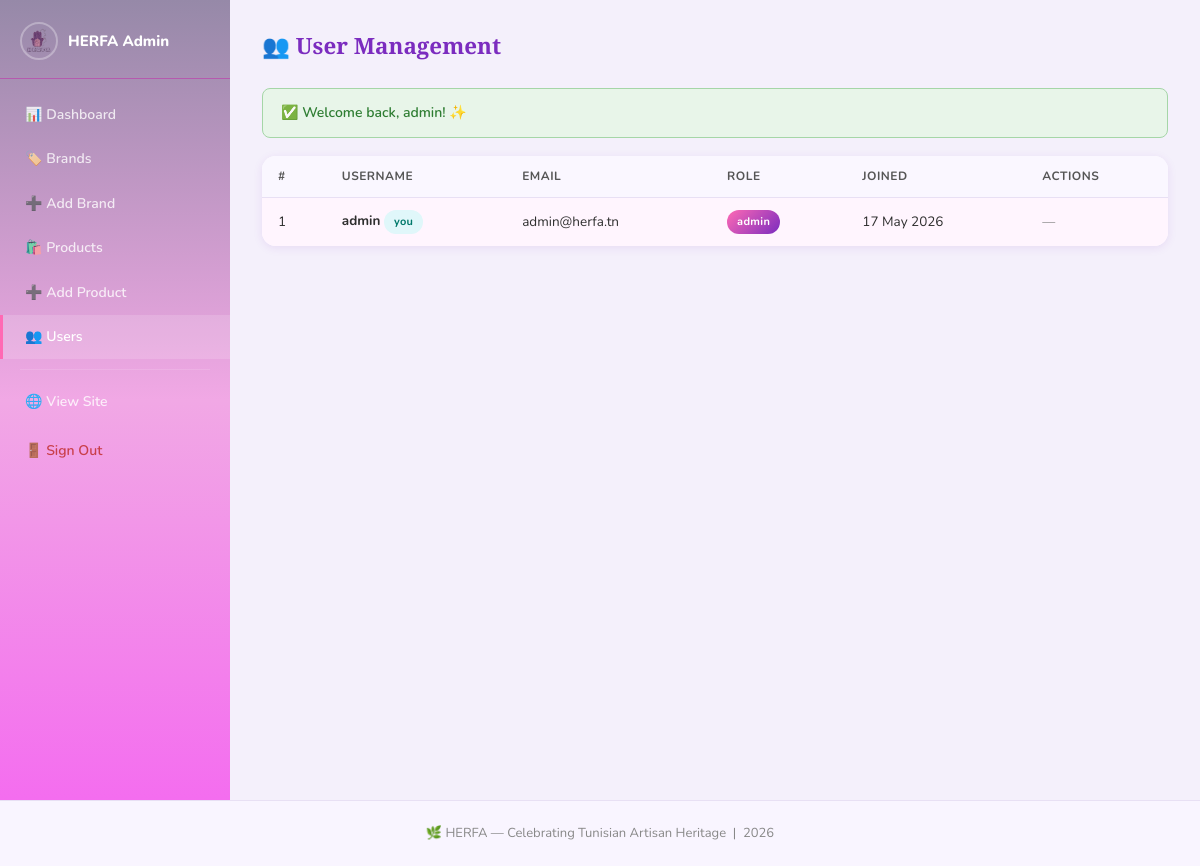
The page /admin/users.php (signed in) on the database its author committed.
### tables this page shows
CREATE TABLE IF NOT EXISTS users (
    id INT AUTO_INCREMENT PRIMARY KEY,
    username VARCHAR(60) NOT NULL UNIQUE,
    email VARCHAR(120) NOT NULL UNIQUE,
    password VARCHAR(255) NOT NULL,
    role ENUM('admin','user') DEFAULT 'user',
    created_at DATETIME DEFAULT CURRENT_TIMESTAMP
);

### includes/auth.php (called while the page is built, shortened)
<?php
function currentUser(): array {
    return [
        'id'       => $_SESSION['user_id']   ?? null,
        'username' => $_SESSION['username']  ?? '',
        'role'     => $_SESSION['role']      ?? 'user',
    ];
}
function flashGet(string $key): string {
    $msg = $_SESSION['flash'][$key] ?? '';
    return $msg;
}

### admin/users.php (the view, shortened to what this page needs)
<?php
require_once '../includes/auth.php';
$pdo   = getPDO();
$flash = flashGet('success');
$users = $pdo->query('SELECT * FROM users ORDER BY created_at DESC')->fetchAll();
include '../includes/header.php';
?>
<div class="admin-layout">
    <aside class="sidebar">
        <div class="sidebar-logo"><img src="../images/logo-removebg-preview.png" alt="HERFA"><span>HERFA Admin</span></div>
        <nav class="sidebar-nav">
            <a href="dashboard.php" class="slink">📊 Dashboard</a>
            <a href="brands.php" class="slink">🏷️ Brands</a>
            <a href="brand_add.php" class="slink">➕ Add Brand</a>
            <a href="products.php" class="slink">🛍️ Products</a>
            <a href="product_add.php" class="slink">➕ Add Product</a>
            <a href="users.php" class="slink active">👥 Users</a>
            <hr class="sidebar-hr">
            <a href="../index.php" class="slink">🌐 View Site</a>
            <a href="../logout.php" class="slink slink-logout">🚪 Sign Out</a>
        </nav>
    </aside>
    <main class="admin-main">
        <div class="admin-topbar"><h2>👥 User Management</h2></div>
        <?php if ($flash): ?><div class="alert alert-success">✅ <?= htmlspecialchars($flash) ?></div><?php endif; ?>
        <div class="admin-panel">
            <table class="admin-table">
                <thead><tr><th>#</th><th>Username</th><th>Email</th><th>Role</th><th>Joined</th><th>Actions</th></tr></thead>
                <tbody>
                <?php foreach ($users as $u): $isMe = $u['id'] == currentUser()['id']; ?>
                <tr <?= $isMe ? 'class="row-me"' : '' ?>>
                    <td><?= $u['id'] ?></td>
                    <td><strong><?= htmlspecialchars($u['username']) ?></strong> <?= $isMe ? '<span class="chip chip-you">you</span>' : '' ?></td>
                    <td><?= htmlspecialchars($u['email']) ?></td>
                    <td>
                        <span class="chip <?= $u['role'] === 'admin' ? 'chip-admin' : '' ?>">
                            <?= $u['role'] ?>
                        </span>
                    </td>
                    <td><?= date('d M Y', strtotime($u['created_at'])) ?></td>
                    <td>
                        <?php if (!$isMe): ?>
                        <form method="POST" style="display:inline">
                            <input type="hidden" name="toggle_role" value="1">
                            <input type="hidden" name="user_id" value="<?= $u['id'] ?>">
                            <button type="submit" class="btn-sm btn-edit">
                                <?= $u['role'] === 'admin' ? '⬇️ Make User' : '⬆️ Make Admin' ?>
                            </button>
                        </form>
                        <a href="users.php?delete=<?= $u['id'] ?>" class="btn-sm btn-del"
                           onclick="return confirm('Delete this user?')">🗑️ Delete</a>
                        <?php else: ?>
                        <span class="muted">—</span>
                        <?php endif; ?>
                    </td>
                </tr>
                <?php endforeach; ?>
                </tbody>
            </table>
        </div>
    </main>
</div>
<?php include '../includes/footer.php'; ?>

### style.css (style rules this page uses)
:root { --purple: #7b2cbf; --purple-lt: #9d4edd; --pink: #ff69b4; --pink-lt: #ffb3d9; --teal: #0d9488; --bg: #f9f5ff; --card-bg: #ffffff; --text: #2e2e2e; --muted: #888; --border: #e8e0f4; --shadow-sm: 0 2px 10px rgba(123,44,191,.10); --shadow-md: 0 6px 24px rgba(123,44,191,.15); --shadow-lg: 0 12px 40px rgba(123,44,191,.20); --radius: 14px; --radius-sm: 8px; }
*, *::before, *::after { box-sizing: border-box; margin: 0; padding: 0; }
body { font-family: 'Nunito', 'Segoe UI', sans-serif; background: var(--bg); color: var(--text); min-height: 100vh; line-height: 1.6; }
a { color: var(--purple); text-decoration: none; }
.alert { padding: 13px 18px; border-radius: var(--radius-sm); margin-bottom: 18px; font-size: 14px; font-weight: 600; }
.alert-success { background:#e8f5e9; color:#2e7d32; border:1px solid #a5d6a7; }
.admin-layout { display: grid; grid-template-columns: 230px 1fr; min-height: 100vh; }
.sidebar { background: linear-gradient(180deg, #9689a8 0%, #f1a8e5 50%, #f46def 100%); color: white; padding: 0; position: sticky; top:0; height:100vh; overflow-y:auto; }
.sidebar-logo { display: flex; align-items:center; gap:10px; padding: 22px 20px 18px; border-bottom: 1px solid rgba(193, 47, 171, 0.558); font-weight: 800; font-size: 15px; }
.sidebar-logo img { width:38px; height:38px; border-radius:50%; border:2px solid rgba(255,255,255,.3); }
.sidebar-nav { padding: 14px 0; }
.slink { display: block; padding: 11px 22px; color: rgba(255,255,255,.8); font-size: 14px; font-weight: 600; text-decoration: none; transition: background .2s, color .2s, padding-left .2s; border-left: 3px solid transparent; }
.slink.active { background:rgba(255,255,255,.15); color:white; border-left-color:var(--pink); }
.slink-logout { color:rgba(194, 46, 46, 0.85) !important; margin-top:4px; }
.sidebar-hr { border:none; border-top:1px solid rgba(255,255,255,.12); margin:10px 20px; }
.admin-main { padding: 28px 32px; background: #f4f0fb; overflow-y: auto; }
.admin-topbar { display: flex; align-items:center; justify-content:space-between; margin-bottom: 24px; }
.admin-topbar h2 { font-size:1.4rem; font-family:'Playfair Display',serif; color:var(--purple); }
.admin-panel { background: white; border-radius: var(--radius); box-shadow: var(--shadow-sm); overflow: hidden; margin-bottom: 22px; }
.admin-table { width:100%; border-collapse:collapse; font-size:13.5px; }
.admin-table thead th { background: #faf7ff; padding: 11px 16px; text-align:left; font-weight: 700; color:#555; border-bottom: 1px solid var(--border); font-size:12px; text-transform:uppercase; letter-spacing:.5px; }
.admin-table tbody td { padding: 12px 16px; border-bottom: 1px solid #f0eaff; vertical-align: middle; }
.admin-table tbody tr:last-child td { border-bottom:none; }
.admin-table tbody tr.row-me { background: #fff5fe; }
.chip { display:inline-block; padding: 3px 10px; border-radius: 20px; background: #ede9ff; color: var(--purple); font-size: 11px; font-weight: 700; letter-spacing: .3px; }
.chip-admin { background: linear-gradient(135deg,var(--pink),var(--purple)); color:white; }
.chip-you { background: #e0f7fa; color:#00796b; }
.muted { color:var(--muted); font-size:13px; }

### rows shown on the page
users: id "1", username "admin", shows "you", email "admin@herfa.tn", role "admin", created_at "17 May 2026"

### other values the page prints
$flash "Welcome back, admin! ✨"
